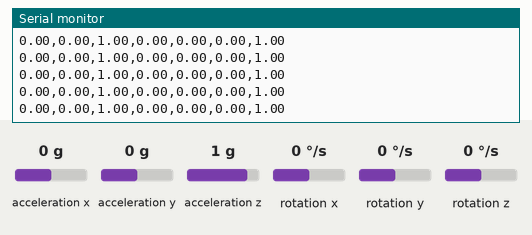
The sketch below on a simulated ESP32. On the bench: the last lines printed to the serial monitor. Inputs (shaded band) come from the test bench; at power-on: acceleration x 0 g, acceleration y 0 g, acceleration z 1 g, rotation x 0 °/s, rotation y 0 °/s, rotation z 0 °/s. WiFi joins after 1.5 s; servers stay silent unless stated; no MQTT or app messages arrive unless stated.

Above: at 5.7 s.
5.8 s: acceleration x set to -1.4 g
At 6.12 s:
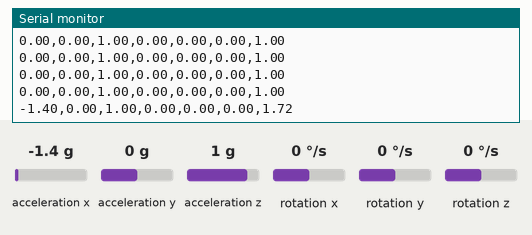
7.3 s: acceleration y set to -1.4 g
At 7.33 s:
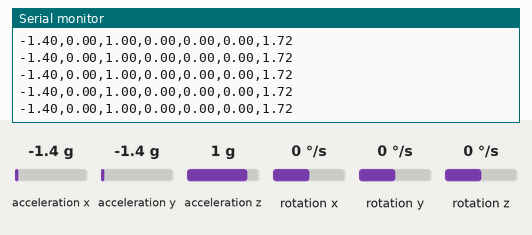
8.8 s: acceleration z set to -1.4 g
At 8.94 s:
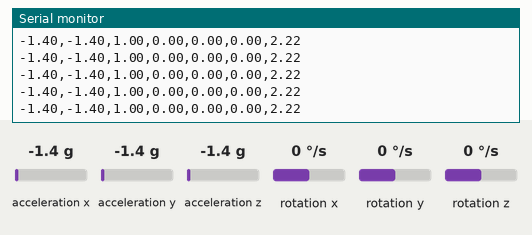
10.3 s: rotation x set to -192 °/s
At 10.34 s:
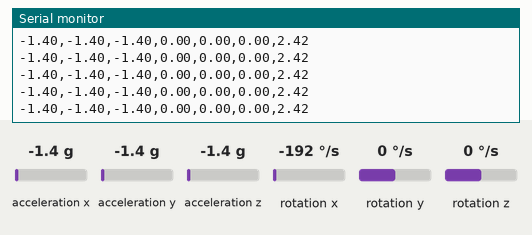
11.8 s: rotation y set to -192 °/s
At 11.95 s:
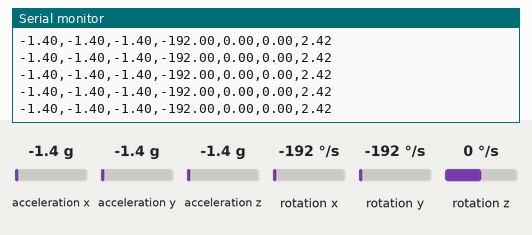

The sketch:

esp.ino
```cpp
#include <WiFi.h>
#include <Wire.h>
#include <MPU6050_tockn.h>
#include <WiFiManager.h>
#include <PubSubClient.h>

// ===== MQTT =====
const char* mqtt_server = "20.19.56.30";
const int mqtt_port = 1883;

WiFiClient espClient;
PubSubClient client(espClient);

// ===== MPU =====
MPU6050 mpu6050(Wire);
WiFiManager wm;

// ===== timing =====
unsigned long lastSend = 0;
const int sendInterval = 200;

// ===== reconnect MQTT =====
void reconnect() {
  while (!client.connected()) {
    Serial.print("Connecting MQTT...");

    if (client.connect("ESP32_Client")) {
      Serial.println("connected");
    } else {
      Serial.print("failed, rc=");
      Serial.print(client.state());
      Serial.println(" retry in 2s");
      delay(2000);
    }
  }
}

void setup() {
  Serial.begin(115200);

  // ===== MPU =====
  Wire.begin(21, 22);
  mpu6050.begin();
  mpu6050.calcGyroOffsets(true);

  // ===== WiFi =====
  if (!wm.autoConnect("ESP32_Config")) {
    Serial.println("WiFi Failed");
    ESP.restart();
  }

  Serial.println("WiFi connected");
  Serial.println(WiFi.localIP());

  // ===== MQTT =====
  client.setServer(mqtt_server, mqtt_port);

  WiFi.setSleep(false); // 🔥 giảm mất WiFi
}

void loop() {
  // ===== reconnect MQTT =====
  if (!client.connected()) {
    reconnect();
  }
  client.loop();

  // ===== gửi dữ liệu =====
  if (millis() - lastSend > sendInterval) {
    lastSend = millis();

    mpu6050.update();

    float ax = mpu6050.getAccX();
    float ay = mpu6050.getAccY();
    float az = mpu6050.getAccZ();

    float gx = mpu6050.getGyroX();
    float gy = mpu6050.getGyroY();
    float gz = mpu6050.getGyroZ();

    float A = sqrt(ax*ax + ay*ay + az*az);

    // 🔥 dùng char thay vì String (tránh crash)
    char data[120];
    sprintf(data, "%.2f,%.2f,%.2f,%.2f,%.2f,%.2f,%.2f",
            ax, ay, az, gx, gy, gz, A);

    // ===== publish =====
    client.publish("esp32/data", data);

    Serial.println(data);
  }
}
```

Measured:
- after the input at 5.8 s, the serial monitor: prints a new line after 0.16 s (image 1)
